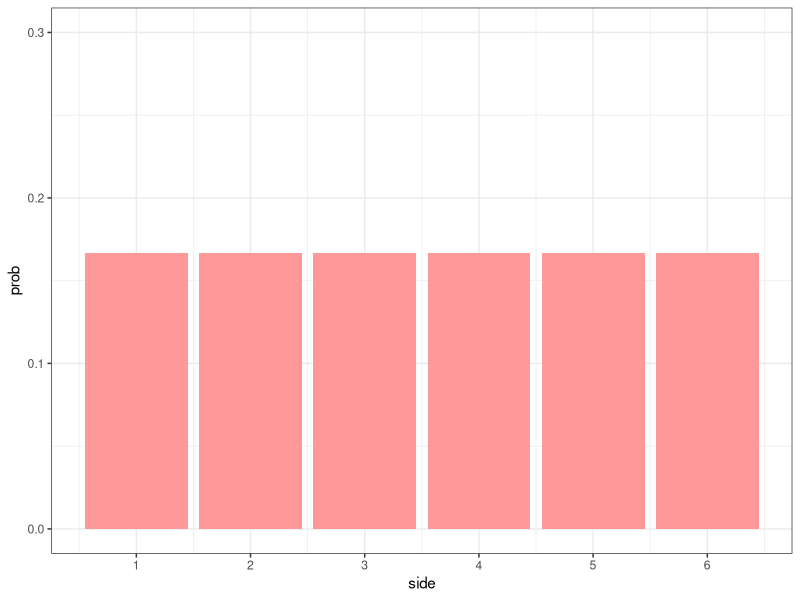
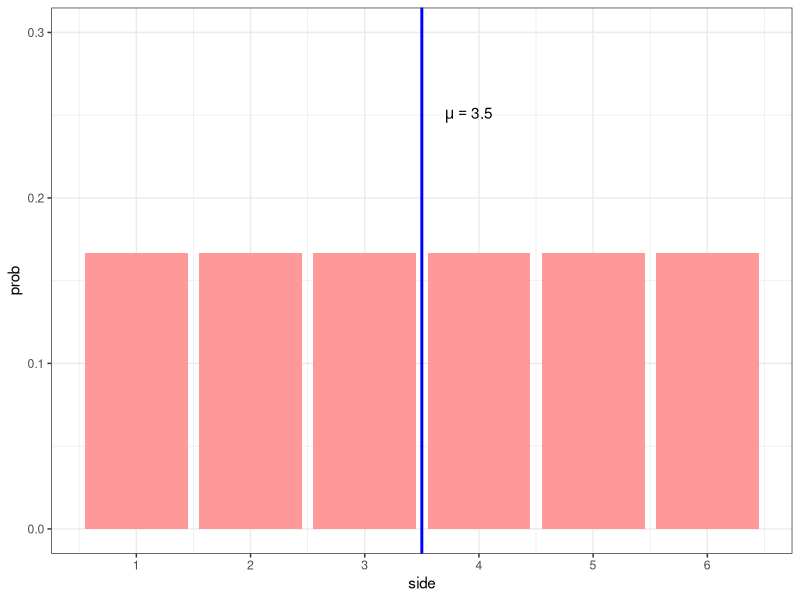
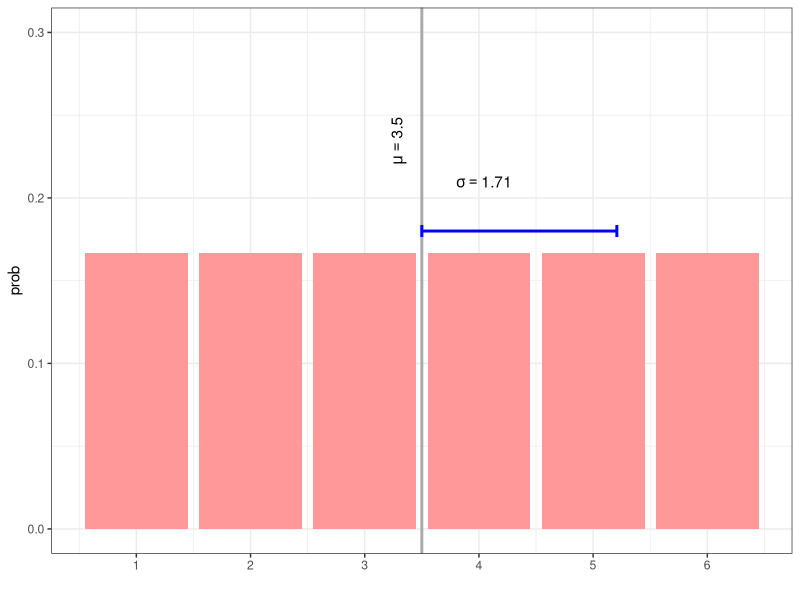
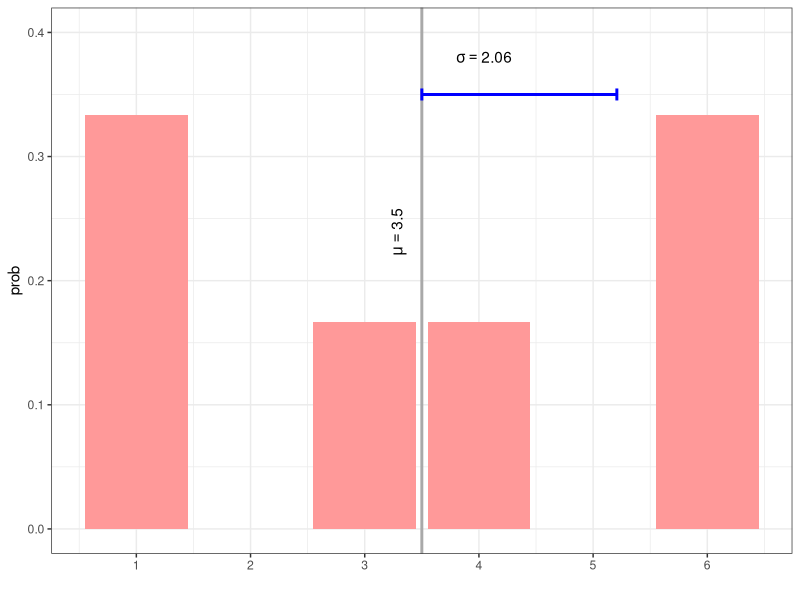
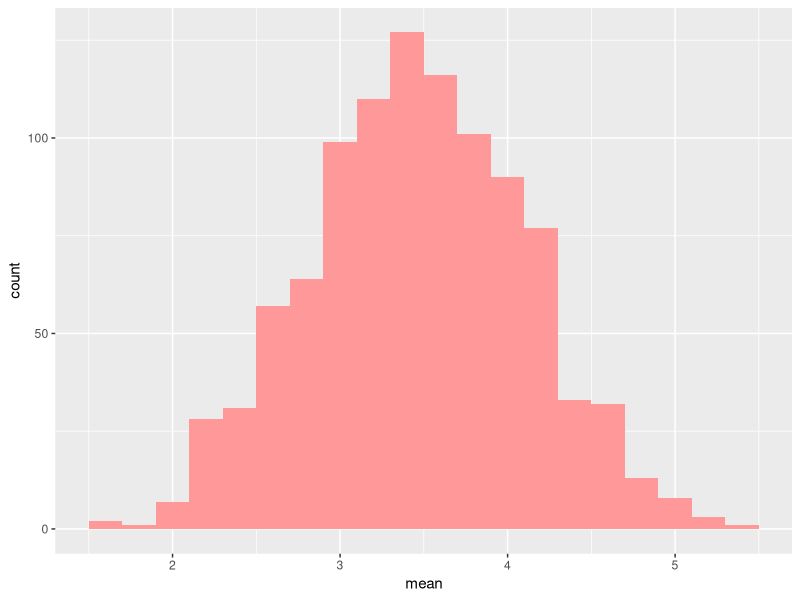
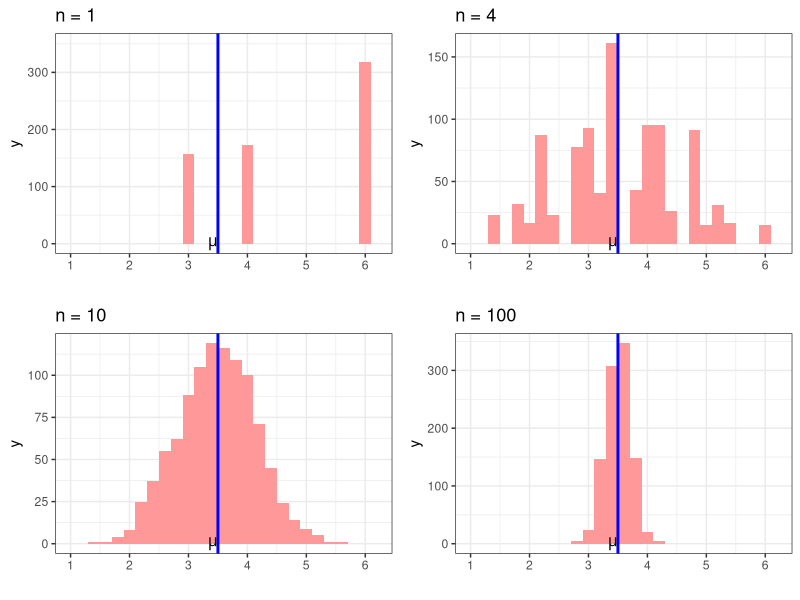
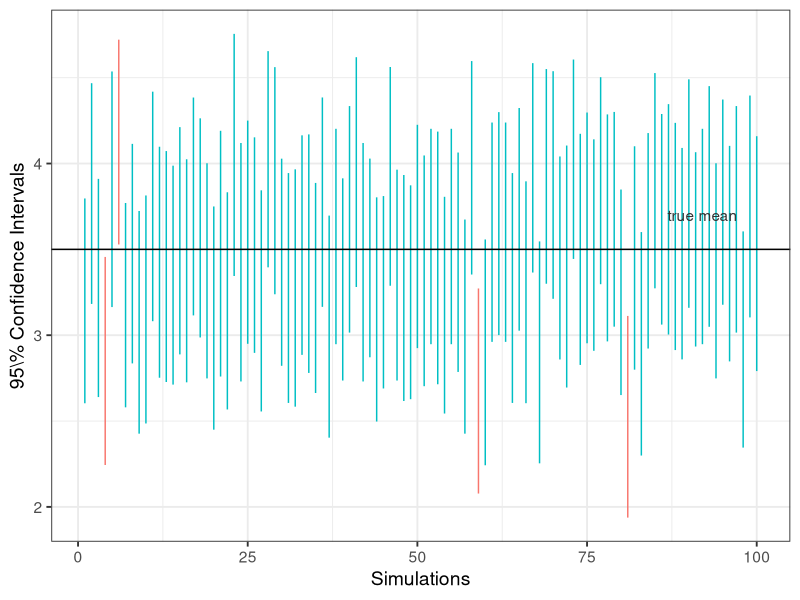

These charts were generated, in order, by the following R code:
## ---- chunk 1
library(knitr)
library(ggplot2)
library(grid)
library(gridExtra)
## ---- chunk 2
df  <- data.frame(side = 1:6, prob = rep(1/6, 6))

ggplot(df, aes(side, prob)) + 
  geom_bar(stat = "identity", fill="#FF9999") +
  scale_y_continuous(limits=c(0, 0.3)) +
  scale_x_continuous(breaks=1:6) +
  theme_bw()
## ---- chunk 3
pop = function(pdf){
  mean  <- sum(pdf[1] * pdf[2])
  ex2  <- sum(pdf[1]^2 * pdf[2])
  var  <- ex2 - mean^2
  sd  <- sqrt(var)
  stats  <- list(mean=mean, var=var, sd=sd)
  stats
}
## ---- chunk 4

ggplot(df, aes(side, prob)) + 
  geom_bar(stat = "identity", fill="#FF9999") +
  scale_x_continuous(breaks=1:6) +
  scale_y_continuous(limits=c(0, 0.3)) +
  geom_vline(xintercept = pop(df)$mean, color="blue", size=1) +
  annotate("text", x = 3.7, y = 0.25, hjust=0, label = "mu == 3.5", parse = TRUE) +
  theme_bw()
## ---- chunk 5
dfmu <- pop(df)$mean
dfsigma  <- pop(df)$sd

ggplot(df, aes(side, prob)) + 
  geom_bar(stat = "identity", fill="#FF9999") +
  scale_x_continuous(breaks=1:6) +
  scale_y_continuous(limits=c(0, 0.3)) +
  geom_vline(xintercept = dfmu, color="darkgrey", size=1) +
  annotate("segment", x = dfmu, xend = dfmu+dfsigma, y = 0.18, yend = .18,  
           colour = "blue", size=1,
           arrow = arrow(angle = 90, length = unit(0.06, "inches"), ends = "both")) +
  annotate("text", x = 3.3, y = 0.22, hjust=0, label = "mu == 3.5", angle = 90, parse = TRUE) +
  annotate("text", x = 3.8, y = 0.21, hjust=0, label = "sigma == 1.71", parse = TRUE) +
  xlab("") +
  theme_bw()
## ---- chunk 6
duf  <- data.frame(side = 1:6, prob = c(2/6, 0 , 1/6, 1/6, 0 , 2/6))



dufmu <- pop(duf)$mean
dufsigma  <- pop(duf)$sd


ggplot(duf, aes(side, prob)) + 
  geom_bar(stat = "identity", fill="#FF9999") +
  scale_x_continuous(breaks=1:6) +
  scale_y_continuous(limits=c(0, 0.4)) +
  geom_vline(xintercept = dufmu, color="darkgrey", size=1) +
  annotate("segment", x = dufmu, xend = dfmu+dfsigma, y = .35, yend = .35,  
           colour = "blue", size=1,
           arrow = arrow(angle = 90, length = unit(0.06, "inches"), ends = "both")) +
  annotate("text", x = 3.3, y = 0.22, hjust=0, label = "mu == 3.5", angle = 90, parse = TRUE) +
  annotate("text", x = 3.8, y = 0.38, hjust=0, label = "sigma == 2.06", parse = TRUE) +
  xlab("") +
  theme_bw()
## ---- chunk 7
n  <- 10
rep  <- 1000
set.seed(12345)
samples <- data.frame(matrix(sample(1:6, n * rep, replace = TRUE, 
                                    prob = c(2/6, 0, 1/6, 1/6, 0, 2/6)),
                             ncol = n))
print(samples[1,], row.names=F)
## ---- chunk 8
print(samples[2:10,], row.names=F)
## ---- chunk 9
samples$mean  <- apply(samples, 1, mean)

print(samples[1:10,])
## ---- chunk 10
ggplot(samples, aes(mean)) + 
  geom_histogram(fill="#FF9999", binwidth = 0.2)
## ---- chunk 11

h <- list()
for (n in c(1, 4, 10, 100)){
  samples <- matrix(sample(1:6, n * 1000, replace = TRUE, 
                        prob = c(2/6, 0, 1/6, 1/6, 0, 2/6)), ncol = n)
  samples  <- data.frame(samples)
  samples$mean <- apply(samples, 1, mean)
  
  h[[n]] <- ggplot(samples, aes(mean)) + 
    geom_histogram(fill="#FF9999", binwidth = 0.2) +
    scale_x_continuous(limits = c(1, 6.2), breaks=1:6) +
    geom_vline(xintercept = dufmu, color="blue", size=1) +
    annotate("text", x = 3.5, y =0 , hjust=1, label = "mu", parse = TRUE) +
    labs(x ="", title = paste("n =", n)) +
    theme_bw()
}

grid.arrange(h[[1]], h[[4]], h[[10]], h[[100]], ncol = 2)
## ---- chunk 12
x <- c(3, 1, 4, 6, 1, 1, 3, 6, 1, 3)
mean(x)
mean(x) + c(-1, 1) * qt(.975, 9) * sd(x)/sqrt(10)
## ---- chunk 13
rep <- 1e3        # number of simulations
n <- 40              # sample size
prob  <- c(2/6, 0 , 1/6, 1/6, 0 , 2/6)             # 
set.seed(12345)       # seed for rexp

dat <- data.frame(t(apply(matrix(sample(1:6, n * rep, replace = TRUE, 
                                    prob = prob), rep), 1,  
             function(x) c(mean(x), var(x)))))
colnames(dat) <- c("mean", "var")

dat$ul <- dat$mean+1.96*sqrt(dat$var)/sqrt(n) # upper limit for x bar
dat$ll <- dat$mean-1.96*sqrt(dat$var)/sqrt(n) # lower limit for x bar
dat$covered <- (3.5 > dat$ll & 3.5 < dat$ul) # is E(X) between ll & ul?
CV <- mean(dat$covered) 
CV
## ---- chunk 14
dat1 <- dat[101:200, ]
ggplot(dat1, aes(row(dat1[1]), mean, ymin = ul, ymax=ll, colour = covered)) +
    geom_linerange() +
    geom_hline(yintercept=3.5) +
    theme_bw(base_size = 14) +
    theme(legend.position = "none") +
    xlab("Simulations") +
    ylab("95\\% Confidence Intervals") +
    annotate("text", x = 92, y = 3.7, label = "true mean", colour = "grey20")
## ---- chunk 15
ssl  <- iris[iris$Species == "setosa", 1]

mn  <- mean(ssl)
s  <- sd(ssl)
n  <- length(ssl)

error  <- qt(.975, n-1) * s / sqrt(n)
SEM  <- mn + c(-1, 1) * error
## ---- chunk 16
t.test(ssl, conf.level = 0.95)
